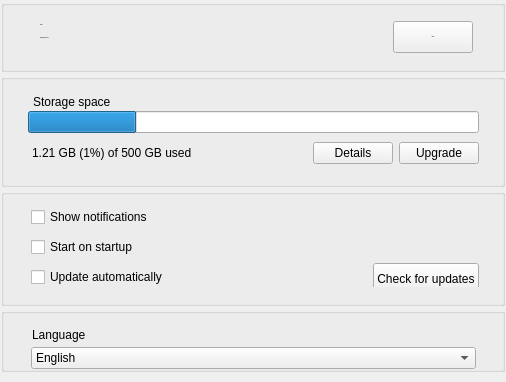
     <widget class="QWidget" name="pAccount">
      <property name="sizePolicy">
       <sizepolicy hsizetype="Preferred" vsizetype="Maximum">
        <horstretch>0</horstretch>
        <verstretch>0</verstretch>
       </sizepolicy>
      </property>
      <property name="minimumSize">
       <size>
        <width>0</width>
        <height>0</height>
       </size>
      </property>
      <layout class="QVBoxLayout" name="verticalLayout_2">
       <property name="spacing">
        <number>0</number>
       </property>
       <property name="leftMargin">
        <number>1</number>
       </property>
       <property name="topMargin">
        <number>0</number>
       </property>
       <property name="rightMargin">
        <number>1</number>
       </property>
       <property name="bottomMargin">
        <number>0</number>
       </property>
       <item>
        <widget class="QGroupBox" name="groupBox_3">
         <property name="sizePolicy">
          <sizepolicy hsizetype="Preferred" vsizetype="Maximum">
           <horstretch>0</horstretch>
           <verstretch>0</verstretch>
          </sizepolicy>
         </property>
         <property name="maximumSize">
          <size>
           <width>16777215</width>
           <height>16777215</height>
          </size>
         </property>
         <property name="font">
          <font>
           <pointsize>-1</pointsize>
          </font>
         </property>
         <property name="styleSheet">
          <string notr="true"/>
         </property>
         <property name="title">
          <string notr="true"/>
         </property>
         <property name="flat">
          <bool>true</bool>
         </property>
         <layout class="QHBoxLayout" name="horizontalLayout_3" stretch="0,0,0">
          <property name="spacing">
           <number>6</number>
          </property>
          <property name="leftMargin">
           <number>27</number>
          </property>
          <property name="topMargin">
           <number>15</number>
          </property>
          <property name="rightMargin">
           <number>29</number>
          </property>
          <property name="bottomMargin">
           <number>15</number>
          </property>
          <item>
           <widget class="QPushButton" name="lAccountImage">
            <property name="styleSheet">
             <string notr="true">border: none;</string>
            </property>
            <property name="text">
             <string/>
            </property>
            <property name="icon">
             <iconset resource="../Resources_macx.qrc">
              <normaloff>:/images/Free.png</normaloff>:/images/Free.png</iconset>
            </property>
            <property name="iconSize">
             <size>
              <width>32</width>
              <height>32</height>
             </size>
            </property>
            <property name="flat">
             <bool>true</bool>
            </property>
           </widget>
          </item>
          <item>
           <widget class="QWidget" name="wDetails" native="true">
            <property name="sizePolicy">
             <sizepolicy hsizetype="Preferred" vsizetype="Maximum">
              <horstretch>0</horstretch>
              <verstretch>0</verstretch>
             </sizepolicy>
            </property>
            <property name="minimumSize">
             <size>
              <width>0</width>
              <height>33</height>
             </size>
            </property>
            <property name="maximumSize">
             <size>
              <width>16777215</width>
              <height>33</height>
             </size>
            </property>
            <layout class="QVBoxLayout" name="verticalLayout_6">
             <property name="spacing">
              <number>0</number>
             </property>
             <property name="leftMargin">
              <number>0</number>
             </property>
             <property name="topMargin">
              <number>0</number>
             </property>
             <property name="rightMargin">
              <number>0</number>
             </property>
             <property name="bottomMargin">
              <number>3</number>
             </property>
             <item>
              <widget class="QWidget" name="wAccountDetails" native="true">
               <property name="sizePolicy">
                <sizepolicy hsizetype="Preferred" vsizetype="Maximum">
                 <horstretch>0</horstretch>
                 <verstretch>0</verstretch>
                </sizepolicy>
               </property>
               <property name="minimumSize">
                <size>
                 <width>0</width>
                 <height>0</height>
                </size>
               </property>
               <layout class="QHBoxLayout" name="horizontalLayout_4">
                <property name="spacing">
                 <number>0</number>
                </property>
                <property name="leftMargin">
                 <number>0</number>
                </property>
                <property name="topMargin">
                 <number>0</number>
                </property>
                <property name="rightMargin">
                 <number>0</number>
                </property>
                <property name="bottomMargin">
                 <number>0</number>
                </property>
                <item>
                 <widget class="QLabel" name="lAccountType">
                  <property name="sizePolicy">
                   <sizepolicy hsizetype="Preferred" vsizetype="Maximum">
                    <horstretch>0</horstretch>
                    <verstretch>0</verstretch>
                   </sizepolicy>
                  </property>
                  <property name="text">
                   <string>FREE</string>
                  </property>
                 </widget>
                </item>
               </layout>
              </widget>
             </item>
             <item>
              <widget class="QWidget" name="widget_10" native="true">
               <property name="sizePolicy">
                <sizepolicy hsizetype="Preferred" vsizetype="Maximum">
                 <horstretch>0</horstretch>
                 <verstretch>0</verstretch>
                </sizepolicy>
               </property>
               <property name="styleSheet">
                <string notr="true"/>
               </property>
               <layout class="QHBoxLayout" name="horizontalLayout_16">
                <property name="spacing">
                 <number>0</number>
                </property>
                <property name="leftMargin">
                 <number>0</number>
                </property>
                <property name="topMargin">
                 <number>0</number>
                </property>
                <property name="rightMargin">
                 <number>0</number>
                </property>
                <property name="bottomMargin">
                 <number>0</number>
                </property>
                <item>
                 <widget class="QLabel" name="lEmail">
                  <property name="sizePolicy">
                   <sizepolicy hsizetype="Preferred" vsizetype="Maximum">
                    <horstretch>0</horstretch>
                    <verstretch>0</verstretch>
                   </sizepolicy>
                  </property>
                  <property name="minimumSize">
                   <size>
                    <width>0</width>
                    <height>17</height>
                   </size>
                  </property>
                  <property name="text">
                   <string notr="true">sample@email.com</string>
                  </property>
                 </widget>
                </item>
                <item>
                 <spacer name="hAccountDetails">
                  <property name="orientation">
                   <enum>Qt::Horizontal</enum>
                  </property>
                  <property name="sizeHint" stdset="0">
                   <size>
                    <width>40</width>
                    <height>0</height>
                   </size>
                  </property>
                 </spacer>
                </item>
               </layout>
              </widget>
             </item>
            </layout>
           </widget>
          </item>
          <item>
           <widget class="QPushButton" name="bUnlink">
            <property name="sizePolicy">
             <sizepolicy hsizetype="Preferred" vsizetype="Preferred">
              <horstretch>0</horstretch>
              <verstretch>0</verstretch>
             </sizepolicy>
            </property>
            <property name="minimumSize">
             <size>
              <width>0</width>
              <height>0</height>
             </size>
            </property>
            <property name="maximumSize">
             <size>
              <width>16777215</width>
              <height>32</height>
             </size>
            </property>
            <property name="focusPolicy">
             <enum>Qt::NoFocus</enum>
            </property>
            <property name="styleSheet">
             <string notr="true"/>
            </property>
            <property name="text">
             <string>Logout</string>
            </property>
            <property name="autoDefault">
             <bool>false</bool>
            </property>
            <property name="default">
             <bool>false</bool>
            </property>
           </widget>
          </item>
         </layout>
        </widget>
       </item>
       <item>
        <widget class="QToolButton" name="toolButton">
         <property name="sizePolicy">
          <sizepolicy hsizetype="Preferred" vsizetype="Preferred">
           <horstretch>0</horstretch>
           <verstretch>0</verstretch>
          </sizepolicy>
         </property>
         <property name="minimumSize">
          <size>
           <width>500</width>
           <height>2</height>
          </size>
         </property>
         <property name="maximumSize">
          <size>
           <width>500</width>
           <height>2</height>
          </size>
         </property>
         <property name="styleSheet">
          <string notr="true">background: transparent;
border: none;</string>
         </property>
         <property name="text">
          <string/>
         </property>
         <property name="icon">
          <iconset resource="../Resources_macx.qrc">
           <normaloff>:/images/separator line.png</normaloff>:/images/separator line.png</iconset>
         </property>
         <property name="iconSize">
          <size>
           <width>500</width>
           <height>2</height>
          </size>
         </property>
         <property name="checkable">
          <bool>false</bool>
         </property>
        </widget>
       </item>
       <item>
        <widget class="QGroupBox" name="gStorageSpace">
         <property name="sizePolicy">
          <sizepolicy hsizetype="Preferred" vsizetype="Maximum">
           <horstretch>0</horstretch>
           <verstretch>0</verstretch>
          </sizepolicy>
         </property>
         <property name="maximumSize">
          <size>
           <width>16777215</width>
           <height>16777215</height>
          </size>
         </property>
         <property name="styleSheet">
          <string notr="true"/>
         </property>
         <property name="title">
          <string/>
         </property>
         <property name="flat">
          <bool>true</bool>
         </property>
         <layout class="QVBoxLayout" name="verticalLayout_7">
          <property name="spacing">
           <number>2</number>
          </property>
          <property name="leftMargin">
           <number>24</number>
          </property>
          <property name="topMargin">
           <number>15</number>
          </property>
          <property name="rightMargin">
           <number>23</number>
          </property>
          <property name="bottomMargin">
           <number>9</number>
          </property>
          <item>
           <widget class="QLabel" name="lStorageSpace">
            <property name="sizePolicy">
             <sizepolicy hsizetype="Preferred" vsizetype="Maximum">
              <horstretch>0</horstretch>
              <verstretch>0</verstretch>
             </sizepolicy>
            </property>
            <property name="styleSheet">
             <string notr="true"/>
            </property>
            <property name="text">
             <string>Storage space</string>
            </property>
            <property name="indent">
             <number>5</number>
            </property>
           </widget>
          </item>
          <item>
           <widget class="QProgressBar" name="pStorage">
            <property name="minimumSize">
             <size>
              <width>451</width>
              <height>0</height>
             </size>
            </property>
            <property name="maximumSize">
             <size>
              <width>451</width>
              <height>16777215</height>
             </size>
            </property>
            <property name="styleSheet">
             <string notr="true"/>
            </property>
            <property name="value">
             <number>24</number>
            </property>
            <property name="textVisible">
             <bool>false</bool>
            </property>
           </widget>
          </item>
          <item>
           <widget class="QWidget" name="widget_3" native="true">
            <property name="sizePolicy">
             <sizepolicy hsizetype="Preferred" vsizetype="Maximum">
              <horstretch>0</horstretch>
              <verstretch>0</verstretch>
             </sizepolicy>
            </property>
            <property name="minimumSize">
             <size>
              <width>0</width>
              <height>0</height>
             </size>
            </property>
            <property name="maximumSize">
             <size>
              <width>16777215</width>
              <height>16777215</height>
             </size>
            </property>
            <property name="styleSheet">
             <string notr="true"/>
            </property>
            <layout class="QHBoxLayout" name="horizontalLayout_5">
             <property name="spacing">
              <number>6</number>
             </property>
             <property name="leftMargin">
              <number>0</number>
             </property>
             <property name="topMargin">
              <number>7</number>
             </property>
             <property name="rightMargin">
              <number>0</number>
             </property>
             <property name="bottomMargin">
              <number>11</number>
             </property>
             <item>
              <widget class="QLabel" name="lStorage">
               <property name="sizePolicy">
                <sizepolicy hsizetype="Preferred" vsizetype="Maximum">
                 <horstretch>0</horstretch>
                 <verstretch>0</verstretch>
                </sizepolicy>
               </property>
               <property name="minimumSize">
                <size>
                 <width>0</width>
                 <height>22</height>
                </size>
               </property>
               <property name="styleSheet">
                <string notr="true">margin-left: 1px;
</string>
               </property>
               <property name="text">
                <string notr="true">1.21 GB (1%) of 500 GB used</string>
               </property>
              </widget>
             </item>
             <item>
              <spacer name="hStorage">
               <property name="orientation">
                <enum>Qt::Horizontal</enum>
               </property>
               <property name="sizeType">
                <enum>QSizePolicy::Expanding</enum>
               </property>
               <property name="sizeHint" stdset="0">
                <size>
                 <width>32</width>
                 <height>0</height>
                </size>
               </property>
              </spacer>
             </item>
             <item>
              <widget class="QPushButton" name="bStorageDetails">
               <property name="text">
                <string>Details</string>
               </property>
               <property name="autoDefault">
                <bool>false</bool>
               </property>
              </widget>
             </item>
             <item>
              <widget class="QPushButton" name="bUpgrade">
               <property name="minimumSize">
                <size>
                 <width>0</width>
                 <height>0</height>
                </size>
               </property>
               <property name="focusPolicy">
                <enum>Qt::NoFocus</enum>
               </property>
               <property name="styleSheet">
                <string notr="true"/>
               </property>
               <property name="text">
                <string>Upgrade</string>
               </property>
               <property name="autoDefault">
                <bool>false</bool>
               </property>
              </widget>
             </item>
            </layout>
           </widget>
          </item>
         </layout>
        </widget>
       </item>
       <item>
        <widget class="QToolButton" name="toolButton_2">
         <property name="sizePolicy">
          <sizepolicy hsizetype="Preferred" vsizetype="Preferred">
           <horstretch>0</horstretch>
           <verstretch>0</verstretch>
          </sizepolicy>
         </property>
         <property name="minimumSize">
          <size>
           <width>500</width>
           <height>2</height>
          </size>
         </property>
         <property name="maximumSize">
          <size>
           <width>500</width>
           <height>2</height>
          </size>
         </property>
         <property name="styleSheet">
          <string notr="true">background: transparent;
border: none;</string>
         </property>
         <property name="text">
          <string/>
         </property>
         <property name="icon">
          <iconset resource="../Resources_macx.qrc">
           <normaloff>:/images/separator line.png</normaloff>:/images/separator line.png</iconset>
         </property>
         <property name="iconSize">
          <size>
           <width>500</width>
           <height>2</height>
          </size>
         </property>
        </widget>
       </item>
       <item>
        <widget class="QGroupBox" name="gGeneral">
         <property name="sizePolicy">
          <sizepolicy hsizetype="Preferred" vsizetype="Maximum">
           <horstretch>0</horstretch>
           <verstretch>0</verstretch>
          </sizepolicy>
         </property>
         <property name="minimumSize">
          <size>
           <width>0</width>
           <height>0</height>
          </size>
         </property>
         <property name="maximumSize">
          <size>
           <width>16777215</width>
           <height>16777215</height>
          </size>
         </property>
         <property name="title">
          <string/>
         </property>
         <property name="flat">
          <bool>true</bool>
         </property>
         <layout class="QVBoxLayout" name="verticalLayout_3" stretch="0">
          <property name="leftMargin">
           <number>27</number>
          </property>
          <property name="topMargin">
           <number>11</number>
          </property>
          <property name="rightMargin">
           <number>23</number>
          </property>
          <property name="bottomMargin">
           <number>7</number>
          </property>
          <item>
           <widget class="QWidget" name="widget_4" native="true">
            <property name="minimumSize">
             <size>
              <width>0</width>
              <height>0</height>
             </size>
            </property>
            <property name="maximumSize">
             <size>
              <width>16777215</width>
              <height>16777215</height>
             </size>
            </property>
            <property name="styleSheet">
             <string notr="true"/>
            </property>
            <layout class="QHBoxLayout" name="horizontalLayout_12">
             <property name="leftMargin">
              <number>0</number>
             </property>
             <property name="topMargin">
              <number>1</number>
             </property>
             <property name="rightMargin">
              <number>0</number>
             </property>
             <property name="bottomMargin">
              <number>9</number>
             </property>
             <item>
              <widget class="QWidget" name="widget_5" native="true">
               <layout class="QVBoxLayout" name="verticalLayout_5">
                <property name="spacing">
                 <number>10</number>
                </property>
                <property name="leftMargin">
                 <number>0</number>
                </property>
                <property name="topMargin">
                 <number>0</number>
                </property>
                <property name="rightMargin">
                 <number>0</number>
                </property>
                <property name="bottomMargin">
                 <number>0</number>
                </property>
                <item>
                 <widget class="QCheckBox" name="cShowNotifications">
                  <property name="sizePolicy">
                   <sizepolicy hsizetype="Preferred" vsizetype="Maximum">
                    <horstretch>0</horstretch>
                    <verstretch>0</verstretch>
                   </sizepolicy>
                  </property>
                  <property name="text">
                   <string>Show notifications</string>
                  </property>
                 </widget>
                </item>
                <item>
                 <widget class="QCheckBox" name="cStartOnStartup">
                  <property name="enabled">
                   <bool>true</bool>
                  </property>
                  <property name="sizePolicy">
                   <sizepolicy hsizetype="Preferred" vsizetype="Maximum">
                    <horstretch>0</horstretch>
                    <verstretch>0</verstretch>
                   </sizepolicy>
                  </property>
                  <property name="text">
                   <string>Start on startup</string>
                  </property>
                 </widget>
                </item>
                <item>
                 <widget class="QCheckBox" name="cAutoUpdate">
                  <property name="enabled">
                   <bool>true</bool>
                  </property>
                  <property name="sizePolicy">
                   <sizepolicy hsizetype="Preferred" vsizetype="Maximum">
                    <horstretch>0</horstretch>
                    <verstretch>0</verstretch>
                   </sizepolicy>
                  </property>
                  <property name="text">
                   <string>Update automatically</string>
                  </property>
                 </widget>
                </item>
               </layout>
              </widget>
             </item>
             <item>
              <widget class="QWidget" name="widget_6" native="true">
               <property name="styleSheet">
                <string notr="true"/>
               </property>
               <layout class="QVBoxLayout" name="verticalLayout_15">
                <property name="leftMargin">
                 <number>0</number>
                </property>
                <property name="topMargin">
                 <number>0</number>
                </property>
                <property name="rightMargin">
                 <number>0</number>
                </property>
                <property name="bottomMargin">
                 <number>0</number>
                </property>
                <item>
                 <spacer name="verticalSpacer_2">
                  <property name="orientation">
                   <enum>Qt::Vertical</enum>
                  </property>
                  <property name="sizeHint" stdset="0">
                   <size>
                    <width>20</width>
                    <height>40</height>
                   </size>
                  </property>
                 </spacer>
                </item>
                <item>
                 <widget class="QWidget" name="widget_7" native="true">
                  <property name="maximumSize">
                   <size>
                    <width>16777215</width>
                    <height>32</height>
                   </size>
                  </property>
                  <layout class="QHBoxLayout" name="horizontalLayout_13">
                   <property name="leftMargin">
                    <number>0</number>
                   </property>
                   <property name="topMargin">
                    <number>8</number>
                   </property>
                   <property name="rightMargin">
                    <number>0</number>
                   </property>
                   <property name="bottomMargin">
                    <number>0</number>
                   </property>
                   <item>
                    <spacer name="horizontalSpacer_6">
                     <property name="orientation">
                      <enum>Qt::Horizontal</enum>
                     </property>
                     <property name="sizeHint" stdset="0">
                      <size>
                       <width>40</width>
                       <height>20</height>
                      </size>
                     </property>
                    </spacer>
                   </item>
                   <item>
                    <widget class="QPushButton" name="bUpdate">
                     <property name="sizePolicy">
                      <sizepolicy hsizetype="Preferred" vsizetype="Fixed">
                       <horstretch>0</horstretch>
                       <verstretch>0</verstretch>
                      </sizepolicy>
                     </property>
                     <property name="minimumSize">
                      <size>
                       <width>0</width>
                       <height>32</height>
                      </size>
                     </property>
                     <property name="maximumSize">
                      <size>
                       <width>16777215</width>
                       <height>32</height>
                      </size>
                     </property>
                     <property name="focusPolicy">
                      <enum>Qt::NoFocus</enum>
                     </property>
                     <property name="text">
                      <string>Check for updates</string>
                     </property>
                     <property name="autoDefault">
                      <bool>false</bool>
                     </property>
                    </widget>
                   </item>
                  </layout>
                 </widget>
                </item>
               </layout>
              </widget>
             </item>
            </layout>
           </widget>
          </item>
         </layout>
        </widget>
       </item>
       <item>
        <widget class="QToolButton" name="toolButton_3">
         <property name="sizePolicy">
          <sizepolicy hsizetype="Preferred" vsizetype="Preferred">
           <horstretch>0</horstretch>
           <verstretch>0</verstretch>
          </sizepolicy>
         </property>
         <property name="minimumSize">
          <size>
           <width>500</width>
           <height>2</height>
          </size>
         </property>
         <property name="maximumSize">
          <size>
           <width>500</width>
           <height>2</height>
          </size>
         </property>
         <property name="styleSheet">
          <string notr="true">background: transparent;
border: none;</string>
         </property>
         <property name="text">
          <string/>
         </property>
         <property name="icon">
          <iconset resource="../Resources_macx.qrc">
           <normaloff>:/images/separator line.png</normaloff>:/images/separator line.png</iconset>
         </property>
         <property name="iconSize">
          <size>
           <width>500</width>
           <height>2</height>
          </size>
         </property>
        </widget>
       </item>
       <item>
        <widget class="QGroupBox" name="gLanguage">
         <property name="sizePolicy">
          <sizepolicy hsizetype="Preferred" vsizetype="Maximum">
           <horstretch>0</horstretch>
           <verstretch>0</verstretch>
          </sizepolicy>
         </property>
         <property name="minimumSize">
          <size>
           <width>0</width>
           <height>0</height>
          </size>
         </property>
         <property name="maximumSize">
          <size>
           <width>16777215</width>
           <height>16777215</height>
          </size>
         </property>
         <property name="styleSheet">
          <string notr="true"/>
         </property>
         <property name="title">
          <string/>
         </property>
         <property name="flat">
          <bool>true</bool>
         </property>
         <layout class="QVBoxLayout" name="verticalLayout_4">
          <property name="spacing">
           <number>5</number>
          </property>
          <property name="leftMargin">
           <number>27</number>
          </property>
          <property name="topMargin">
           <number>14</number>
          </property>
          <property name="rightMargin">
           <number>26</number>
          </property>
          <property name="bottomMargin">
           <number>0</number>
          </property>
          <item>
           <widget class="QLabel" name="label_6">
            <property name="styleSheet">
             <string notr="true"/>
            </property>
            <property name="text">
             <string>Language</string>
            </property>
            <property name="indent">
             <number>1</number>
            </property>
           </widget>
          </item>
          <item>
           <widget class="QWidget" name="widget_11" native="true">
            <layout class="QVBoxLayout" name="verticalLayout_17">
             <property name="leftMargin">
              <number>0</number>
             </property>
             <property name="topMargin">
              <number>0</number>
             </property>
             <property name="rightMargin">
              <number>0</number>
             </property>
             <property name="bottomMargin">
              <number>0</number>
             </property>
             <item>
              <widget class="QComboBox" name="cLanguage">
               <property name="sizePolicy">
                <sizepolicy hsizetype="Preferred" vsizetype="Fixed">
                 <horstretch>0</horstretch>
                 <verstretch>0</verstretch>
                </sizepolicy>
               </property>
               <property name="minimumSize">
                <size>
                 <width>0</width>
                 <height>0</height>
                </size>
               </property>
               <property name="maximumSize">
                <size>
                 <width>16777215</width>
                 <height>16777215</height>
                </size>
               </property>
               <item>
                <property name="text">
                 <string>English</string>
                </property>
               </item>
              </widget>
             </item>
            </layout>
           </widget>
          </item>
         </layout>
        </widget>
       </item>
       <item>
        <spacer name="verticalSpacer_3">
         <property name="orientation">
          <enum>Qt::Vertical</enum>
         </property>
         <property name="sizeType">
          <enum>QSizePolicy::Preferred</enum>
         </property>
         <property name="sizeHint" stdset="0">
          <size>
           <width>20</width>
           <height>10</height>
          </size>
         </property>
        </spacer>
       </item>
      </layout>
     </widget>
